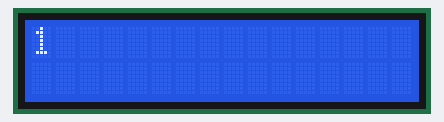
A sketch run on a simulated Arduino Uno, built with avr-gcc and run on an emulated ATmega328P. Parts: 16×2 character LCD.

Above: at 0.1 s.
At 4.1 s:
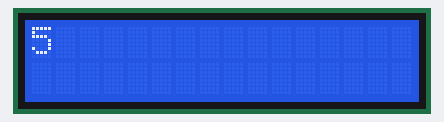
At 9.2 s:
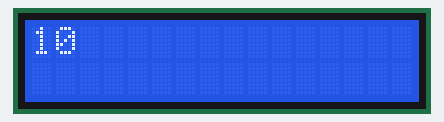
At 19.2 s:
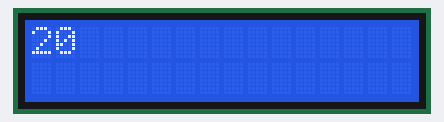
At 28.3 s:
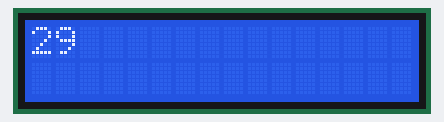
At 38.3 s:
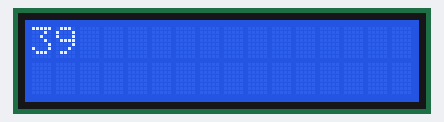

The sketch:

LCD_counter.ino
```cpp
/*********
 By Alexandros Panagiotakopoulos
*********/

#include <LiquidCrystal_I2C.h>


// set the LCD number of columns and rows
int time_count_second=0; //Declaring a time counter for each second
int lcdColumns = 16;
int lcdRows = 2;

// set LCD address, number of columns and rows
// if you don't know your display address, run an I2C scanner sketch
LiquidCrystal_I2C lcd(0x27, lcdColumns, lcdRows);

void setup(){
  // initialize LCD
  lcd.init();
  // turn on LCD backlight
  lcd.backlight();
}

void loop(){
  //random number generator
   time_count_second++; //adding each second on the time counter

  // set cursor to first column, first row
  lcd.setCursor(0, 0);
  lcd.print(time_count_second);   // print message
  delay(1000);    // Wait one second
  lcd.clear();   // clears the display to print new message
}
```

Measured:
- what the display in image 1 shows lasts 1.0 s, from 4.1 s to 5.1 s
